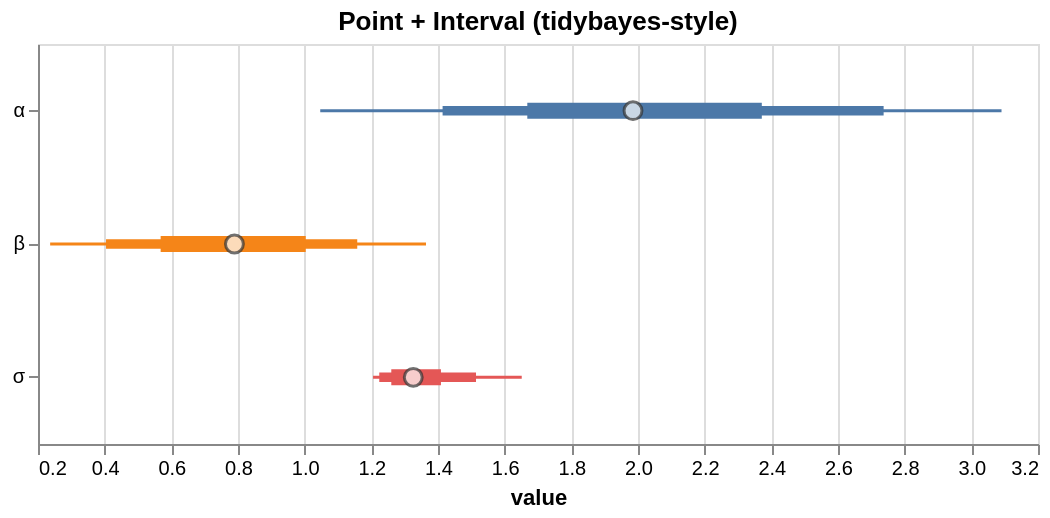

Express this chart as Vega-Lite.
### Vega-Lite specification from a JSON file in a GitHub repository (floating-point values rounded to 4 significant figures)
{"$schema": "https://vega.github.io/schema/vega-lite/v5.json", "config": {"axis": {"labelLimit": 0}, "header": {"labelLimit": 0}, "legend": {"labelLimit": 0}}, "data": {"values": [{"__point__": 1.326, "hi_0_5_": 1.409, "hi_0_8_": 1.514, "hi_0_95_": 1.651, "lo_0_5_": 1.26, "lo_0_8_": 1.224, "lo_0_95_": 1.205, "parameter": "σ"}, {"__point__": 1.985, "hi_0_5_": 2.371, "hi_0_8_": 2.737, "hi_0_95_": 3.091, "lo_0_5_": 1.668, "lo_0_8_": 1.414, "lo_0_95_": 1.047, "parameter": "α"}, {"__point__": 0.7893, "hi_0_5_": 1.003, "hi_0_8_": 1.158, "hi_0_95_": 1.364, "lo_0_5_": 0.568, "lo_0_8_": 0.4041, "lo_0_95_": 0.2365, "parameter": "β"}]}, "height": 200, "layer": [{"encoding": {"color": {"field": "parameter", "legend": null, "type": "nominal"}, "tooltip": [{"field": "__point__", "title": "value (estimate)", "type": "quantitative"}, {"field": "parameter", "type": "nominal"}, {"field": "lo_0_95_", "title": "95% lo", "type": "quantitative"}, {"field": "hi_0_95_", "title": "95% hi", "type": "quantitative"}], "x": {"field": "lo_0_95_", "scale": {"zero": false}, "title": "value", "type": "quantitative"}, "x2": {"field": "hi_0_95_"}, "y": {"axis": {"title": null}, "field": "parameter", "type": "nominal"}}, "mark": {"strokeWidth": 1.5, "type": "rule"}, "params": [{"bind": "scales", "name": "grid", "select": {"encodings": ["x"], "type": "interval"}}]}, {"encoding": {"color": {"field": "parameter", "legend": null, "type": "nominal"}, "tooltip": [{"field": "__point__", "title": "value (estimate)", "type": "quantitative"}, {"field": "parameter", "type": "nominal"}, {"field": "lo_0_95_", "title": "95% lo", "type": "quantitative"}, {"field": "hi_0_95_", "title": "95% hi", "type": "quantitative"}], "x": {"field": "lo_0_8_", "scale": {"zero": false}, "title": "value", "type": "quantitative"}, "x2": {"field": "hi_0_8_"}, "y": {"axis": {"title": null}, "field": "parameter", "type": "nominal"}}, "mark": {"strokeWidth": 4.75, "type": "rule"}}, {"encoding": {"color": {"field": "parameter", "legend": null, "type": "nominal"}, "tooltip": [{"field": "__point__", "title": "value (estimate)", "type": "quantitative"}, {"field": "parameter", "type": "nominal"}, {"field": "lo_0_95_", "title": "95% lo", "type": "quantitative"}, {"field": "hi_0_95_", "title": "95% hi", "type": "quantitative"}], "x": {"field": "lo_0_5_", "scale": {"zero": false}, "title": "value", "type": "quantitative"}, "x2": {"field": "hi_0_5_"}, "y": {"axis": {"title": null}, "field": "parameter", "type": "nominal"}}, "mark": {"strokeWidth": 8.0, "type": "rule"}}, {"encoding": {"tooltip": [{"field": "__point__", "title": "value (estimate)", "type": "quantitative"}, {"field": "parameter", "type": "nominal"}, {"field": "lo_0_95_", "title": "95% lo", "type": "quantitative"}, {"field": "hi_0_95_", "title": "95% hi", "type": "quantitative"}], "x": {"field": "__point__", "scale": {"zero": false}, "type": "quantitative"}, "y": {"field": "parameter", "type": "nominal"}}, "mark": {"color": "white", "filled": true, "size": 80, "stroke": "#333", "strokeWidth": 1.5, "type": "point"}}], "title": "Point + Interval (tidybayes-style)", "width": 500}
